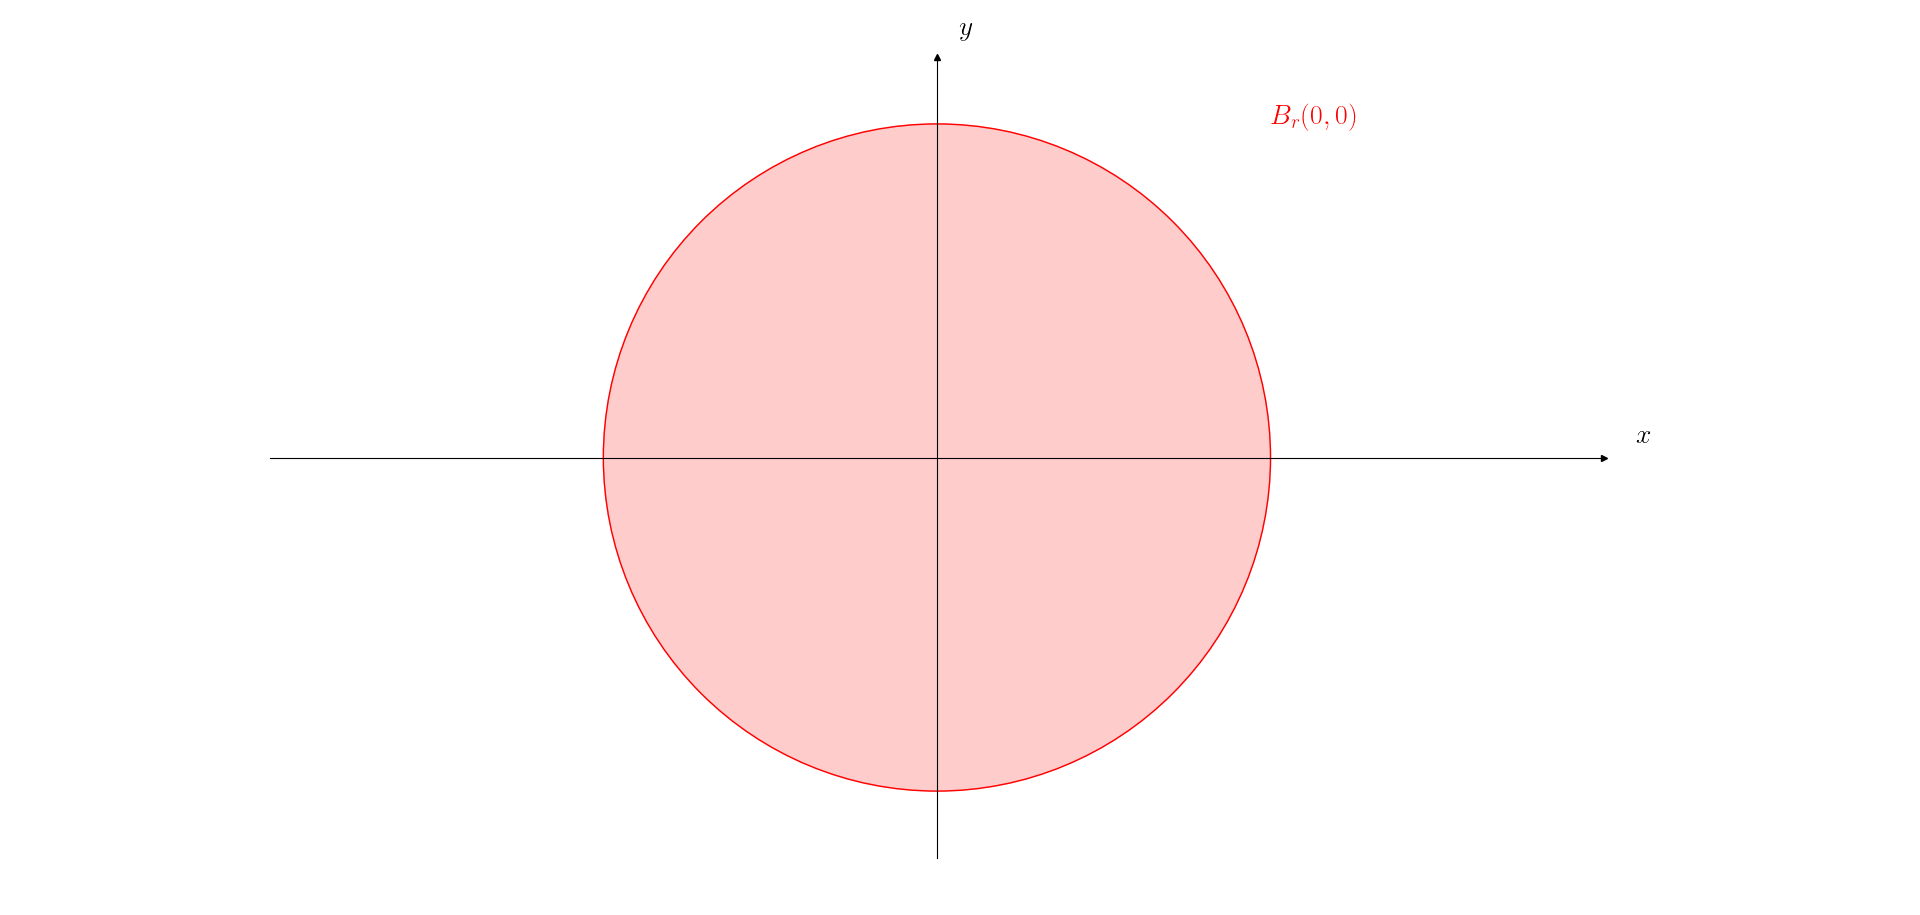

Source code (Python):
import matplotlib as mpl
import matplotlib.pyplot as plt

plt.rcParams['text.usetex'] = True #using latex
mpl.rcParams.update({'font.size': 20}) #font size

fig, ax1 = plt.subplots()

# Select length of axes and the space between tick labels
xmin, xmax, ymin, ymax = -5, 5, -3, 3

# Set identical scales for both axes
ax1.set(xlim=(xmin, xmax), ylim=(ymin, ymax), aspect=1)

# Set bottom and left spines as x and y axes of coordinate system
ax1.spines['bottom'].set_position('zero')
ax1.spines['left'].set_position('zero')

# Remove top and right spines
ax1.spines['top'].set_visible(False)
ax1.spines['right'].set_visible(False)

# Create 'x' and 'y' labels placed at the end of the axes
ax1.set_xlabel('$x$', labelpad=-24, x=1.03)
ax1.set_ylabel('$y$', labelpad=-21, y=1.02, rotation=0)

# Draw arrows
arrow_fmt = dict(markersize=4, color='black', clip_on=False)
ax1.plot((1), (0), marker='>', transform=ax1.get_yaxis_transform(), **arrow_fmt)
ax1.plot((0), (1), marker='^', transform=ax1.get_xaxis_transform(), **arrow_fmt)

# Plot lines
circle = plt.Circle((0, 0), 2.5, color='red', alpha=.2)
circumference = plt.Circle((0, 0), 2.5, color='red', fill=False)

ax1.add_patch(circle)
ax1.add_patch(circumference)


# Use tex in labels
ax1.set_xticks([])
#ax.set_xticklabels([])
ax1.set_yticks([])


#Add text
ax1.text(2.5, 2.5, r"$B_r (0,0)$", color="r")


plt.tight_layout()
plt.show()
